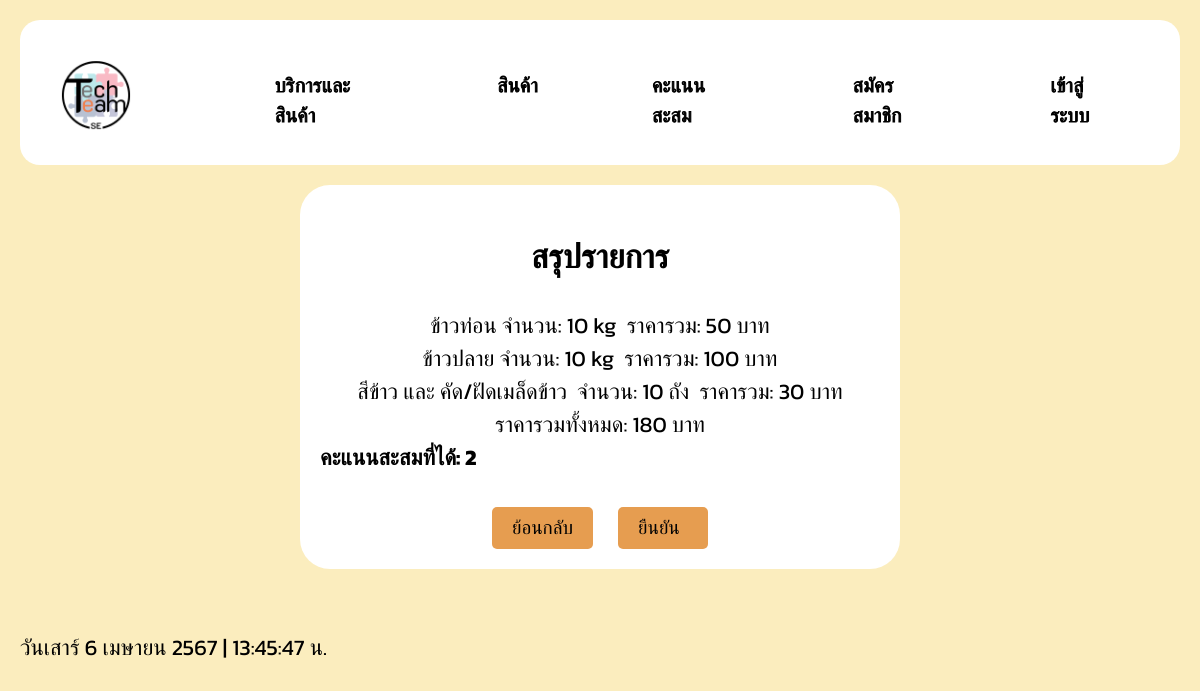
/summarize.php, run on the app's committed database.
### tables this page shows
CREATE TABLE `orderproduct` (
  `OrderProduct_Id` int(11) NOT NULL,
  `OrderProduct_Date` date NOT NULL,
  `Member_Id` int(11) NOT NULL,
  `Kg_Rice_bran` double NOT NULL COMMENT 'รำข้าว',
  `Kg_Husk` double NOT NULL COMMENT 'แกลบ',
  `Kg_Rice_chunks` double NOT NULL COMMENT 'ข้าวท่อน',
  `Kg_Broken_rice` double NOT NULL COMMENT 'ข้าวปลาย',
  `Total_Product` double NOT NULL
);

CREATE TABLE `orderservice` (
  `OrderService_Id` int(11) NOT NULL,
  `OrderService_Date` date NOT NULL,
  `Member_Id` int(11) NOT NULL,
  `ServiceProduct_Name` varchar(999) NOT NULL,
  `Bucket_Service` double NOT NULL,
  `Total_Service` double NOT NULL
);

### summarize.php (the view, shortened to what this page needs)
<!DOCTYPE html>
<html lang="en">
<head>
    <link rel="stylesheet" href="assets/css/style.css">
</head>
<body>
    <div class="header">
        <div class="menu">
            <div class="logo">
                <img onclick="document.location='index.html'" class="img-fluid h-100" src="img/TechTeam.png" alt="">
            </div>
            <a href="OrderService.php">บริการและสินค้า</a>
            <a href="OrderProduct2.php">สินค้า</a>
            <a href="point.php">คะแนนสะสม</a>
            <a href="register.php" onclick="register()">สมัครสมาชิก</a>
            <a href="login.php" onclick="login()">เข้าสู่ระบบ</a>
        </div>
    </div>
    <section id="contact" class="contact">
        <div class="container">
            <div class="single-contact-box">
                <h2><b><center>สรุปรายการ</center></b></h2>
                <?php
                include('include/config.php');
                $price_per_kg_product1 = 8;
                $price_per_kg_product2 = 8;
                $price_per_kg_product3 = 5;
                $price_per_kg_product4 = 10;
                $sqlProduct = "SELECT * FROM orderproduct ORDER BY orderProduct_Id DESC LIMIT 1";
                $resultProduct = mysqli_query($mysqli_p, $sqlProduct);
                $sqlService = "SELECT * FROM orderservice ORDER BY orderService_Id DESC LIMIT 1";
                $resultService = mysqli_query($mysqli_p, $sqlService);
                $hasProductData = mysqli_num_rows($resultProduct) > 0;
                $hasServiceData = mysqli_num_rows($resultService) > 0;
                if ($hasProductData || $hasServiceData) {
                    if ($hasProductData) {
                        $rowProduct = mysqli_fetch_assoc($resultProduct);
                        echo "<div>";
                        echo "<center>";
                        if ($rowProduct['Kg_Rice_chunks']) {
                            echo "ข้าวท่อน  จำนวน: " . $rowProduct['Kg_Rice_chunks'] . " kg&nbsp;&nbsp;";
                            echo "ราคารวม: " . ($rowProduct['Kg_Rice_chunks'] * $price_per_kg_product3) . " บาท<br>";
                        }
                        if ($rowProduct['Kg_Broken_rice']) {
                            echo "ข้าวปลาย  จำนวน: " . $rowProduct['Kg_Broken_rice'] . " kg&nbsp;&nbsp;";
                            echo "ราคารวม: " . ($rowProduct['Kg_Broken_rice'] * $price_per_kg_product4) . " บาท<br>";
                        }
                        echo "</center>";
                        echo "</div>";
                    }
                    if($hasServiceData) {
                        $rowService = mysqli_fetch_assoc($resultService);
                        echo "<div>";
                        echo "<center>";
                        echo $rowService['ServiceProduct_Name'] . "&nbsp;&nbsp;";
                        echo "จำนวน: " . $rowService['Bucket_Service'] . " ถัง&nbsp;&nbsp;";
                        echo "ราคารวม: " . $rowService['Total_Service'] . " บาท<br>";
                        echo "</center>";
                        echo "</div>";
                    }
                    $totalPriceProduct = ($rowProduct['Kg_Rice_bran'] * $price_per_kg_product1) +
                        ($rowProduct['Kg_Husk'] * $price_per_kg_product2) +
                        ($rowProduct['Kg_Rice_chunks'] * $price_per_kg_product3) +
                        ($rowProduct['Kg_Broken_rice'] * $price_per_kg_product4);
                    $totalPrice = $totalPriceProduct + $rowService['Total_Service'];
                    echo "<div>";
                    echo "<center>";
                    echo "ราคารวมทั้งหมด: " . $totalPrice . " บาท<br>";
                    echo "</center>";
                    echo "</div>";
                    $earned_points = ceil($totalPrice / 100);
                    echo "<div class='summary'><b>คะแนนสะสมที่ได้: " . $earned_points . "</b></div>";
                } else {
                    echo "ไม่พบข้อมูลสินค้าหรือบริการ";
                }
                ?>
                <br>
                <div>
                    <center>
                        <input class="btn " type="button" onclick="document.location='OrderService.php'" value="ย้อนกลับ">
                        <input class="btn" name="receiptsub" type="submid" onclick="document.location='receiptall.php'" value="ยืนยัน">
                    </center>
                </div>
            </div>
        </div>
    </section>
    <p class="time" id="real-time"></p>
</body>
</html>

### assets/css/style.css (style rules this page uses)
body { font-family: 'Kanit', sans-serif; font-size: 22px; background-color: #fbedbe; color: #000; margin: 0; padding: 20px; display: flex; flex-direction: column; align-items: flex; }
p.time { position: left; bottom: 8px; left: 16px; }
a { --fill-color: #000000; position: relative; display: block; padding: 2px 0; font-family: 'Kanit', sans-serif; text-decoration: none; text-transform: uppercase; -webkit-text-stroke: 1px var(--fill-color); background: linear-gradient(var(--fill-color) 0 100%) right / 0 no-repeat; color: transparent; background-clip: text; transition: 0.5s linear; margin-left: auto; }
.logo img { padding: 11px; display: flex; width: 120px; height: auto; margin-right: 51px; }
.menu { display: flex; justify-content: center; background-color: #ffffff; border-radius: 20px; padding: 5px; width: auto; overflow: hidden; height: 135px; }
.menu a { color: #000; text-decoration: none; margin: 0 30px; font-size: 20px; padding: 50px; border-radius: 5px; transition: background-color 0.3s, color 0.3s; cursor: pointer; padding: 45px 27px; }
.container { max-width: 600px; margin: 0 auto; padding: 20px; }
input { padding: 8px; margin-bottom: 16px; }
.single-contact-box { background-color: #fff; padding: 20px; margin-bottom: 20px; border-radius: 30px; }
.btn { display: inline-block; background-color: #e69d50; text-decoration: none; padding: 10px 20px; margin: 0 10px; border-radius: 5px; border: none; cursor: pointer; font-size: 19px; }
input[name="receiptsub"] { width: 50px; padding: 10px 20px; background-color: #e69d50; color: #040404; border: none; border-radius: 5px; cursor: pointer; transition: background-color 0.3s; }

### data on the page
orderproduct: Kg_Rice_chunks "10", $rowProduct['Kg_Rice_chunks']*$price_per_kg_product3 "50", Kg_Broken_rice "10", $rowProduct['Kg_Broken_rice']*$price_per_kg_product4 "100", totalPrice "180", earned_points "2"
orderservice: ServiceProduct_Name "สีข้าว และ คัด/ฝัดเมล็ดข้าว", Bucket_Service "10", Total_Service "30"
